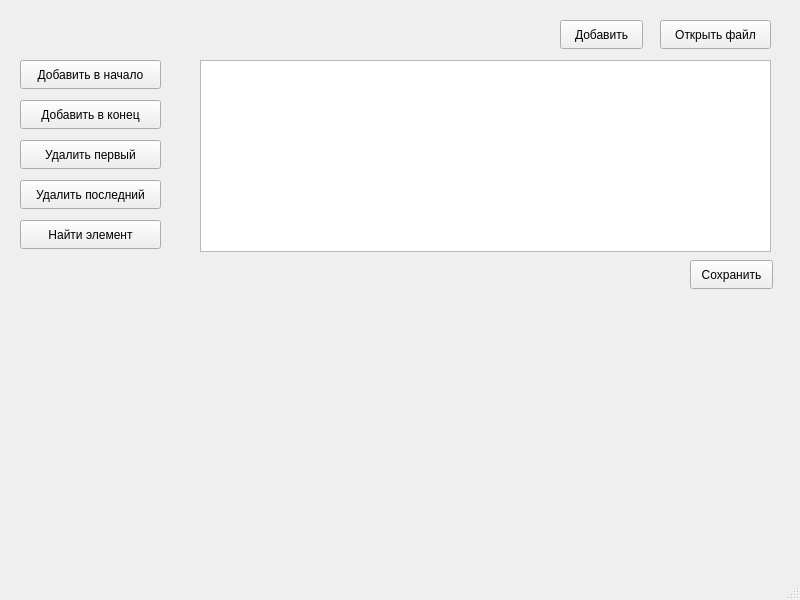
<?xml version="1.0" encoding="UTF-8"?>
<ui version="4.0">
 <class>MainWindow</class>
 <widget class="QMainWindow" name="MainWindow">
  <property name="geometry">
   <rect>
    <x>0</x>
    <y>0</y>
    <width>800</width>
    <height>600</height>
   </rect>
  </property>
  <property name="windowTitle">
   <string>MainWindow</string>
  </property>
  <widget class="QWidget" name="centralwidget">
   <widget class="QPushButton" name="addNode">
    <property name="geometry">
     <rect>
      <x>560</x>
      <y>20</y>
      <width>83</width>
      <height>29</height>
     </rect>
    </property>
    <property name="text">
     <string>Добавить</string>
    </property>
   </widget>
   <widget class="QTableWidget" name="listOfReceipts">
    <property name="geometry">
     <rect>
      <x>200</x>
      <y>60</y>
      <width>571</width>
      <height>192</height>
     </rect>
    </property>
   </widget>
   <widget class="QPushButton" name="saveToFile">
    <property name="geometry">
     <rect>
      <x>690</x>
      <y>260</y>
      <width>83</width>
      <height>29</height>
     </rect>
    </property>
    <property name="text">
     <string>Сохранить</string>
    </property>
   </widget>
   <widget class="QPushButton" name="openFile">
    <property name="geometry">
     <rect>
      <x>660</x>
      <y>20</y>
      <width>111</width>
      <height>29</height>
     </rect>
    </property>
    <property name="text">
     <string>Открыть файл</string>
    </property>
   </widget>
   <widget class="QPushButton" name="addBegin">
    <property name="geometry">
     <rect>
      <x>20</x>
      <y>60</y>
      <width>141</width>
      <height>29</height>
     </rect>
    </property>
    <property name="text">
     <string>Добавить в начало</string>
    </property>
   </widget>
   <widget class="QPushButton" name="addEnd">
    <property name="geometry">
     <rect>
      <x>20</x>
      <y>100</y>
      <width>141</width>
      <height>29</height>
     </rect>
    </property>
    <property name="text">
     <string>Добавить в конец</string>
    </property>
   </widget>
   <widget class="QPushButton" name="deleteEnd">
    <property name="geometry">
     <rect>
      <x>20</x>
      <y>180</y>
      <width>141</width>
      <height>29</height>
     </rect>
    </property>
    <property name="text">
     <string>Удалить последний</string>
    </property>
   </widget>
   <widget class="QPushButton" name="deleteBegin">
    <property name="geometry">
     <rect>
      <x>20</x>
      <y>140</y>
      <width>141</width>
      <height>29</height>
     </rect>
    </property>
    <property name="text">
     <string>Удалить первый</string>
    </property>
   </widget>
   <widget class="QPushButton" name="nodeSearch">
    <property name="geometry">
     <rect>
      <x>20</x>
      <y>220</y>
      <width>141</width>
      <height>29</height>
     </rect>
    </property>
    <property name="text">
     <string>Найти элемент</string>
    </property>
   </widget>
  </widget>
  <widget class="QMenuBar" name="menubar">
   <property name="geometry">
    <rect>
     <x>0</x>
     <y>0</y>
     <width>800</width>
     <height>25</height>
    </rect>
   </property>
  </widget>
  <widget class="QStatusBar" name="statusbar"/>
 </widget>
 <resources/>
 <connections/>
</ui>
